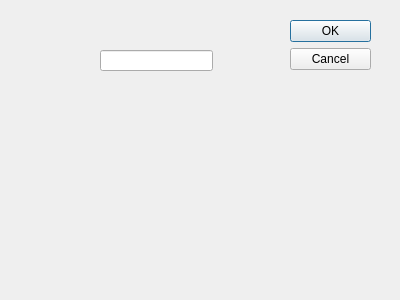
<?xml version="1.0" encoding="UTF-8"?>
<ui version="4.0">
 <class>Dialog</class>
 <widget class="QDialog" name="Dialog">
  <property name="geometry">
   <rect>
    <x>0</x>
    <y>0</y>
    <width>400</width>
    <height>300</height>
   </rect>
  </property>
  <property name="windowTitle">
   <string>Dialog</string>
  </property>
  <widget class="QDialogButtonBox" name="buttonBox">
   <property name="geometry">
    <rect>
     <x>290</x>
     <y>20</y>
     <width>81</width>
     <height>241</height>
    </rect>
   </property>
   <property name="orientation">
    <enum>Qt::Vertical</enum>
   </property>
   <property name="standardButtons">
    <set>QDialogButtonBox::Cancel|QDialogButtonBox::Ok</set>
   </property>
  </widget>
  <widget class="QLineEdit" name="lineEdit2">
   <property name="geometry">
    <rect>
     <x>100</x>
     <y>50</y>
     <width>113</width>
     <height>21</height>
    </rect>
   </property>
  </widget>
 </widget>
 <resources/>
 <connections>
  <connection>
   <sender>buttonBox</sender>
   <signal>accepted()</signal>
   <receiver>Dialog</receiver>
   <slot>accept()</slot>
   <hints>
    <hint type="sourcelabel">
     <x>248</x>
     <y>254</y>
    </hint>
    <hint type="destinationlabel">
     <x>157</x>
     <y>274</y>
    </hint>
   </hints>
  </connection>
  <connection>
   <sender>buttonBox</sender>
   <signal>rejected()</signal>
   <receiver>Dialog</receiver>
   <slot>reject()</slot>
   <hints>
    <hint type="sourcelabel">
     <x>316</x>
     <y>260</y>
    </hint>
    <hint type="destinationlabel">
     <x>286</x>
     <y>274</y>
    </hint>
   </hints>
  </connection>
 </connections>
</ui>
